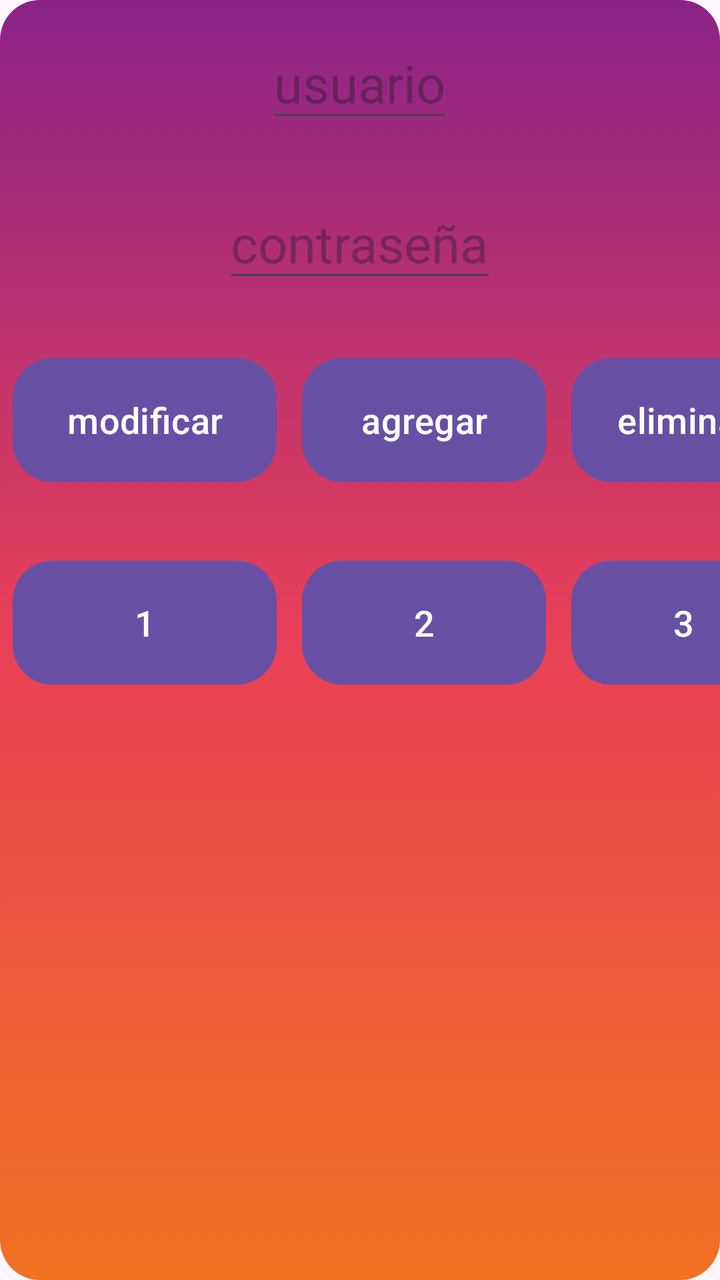
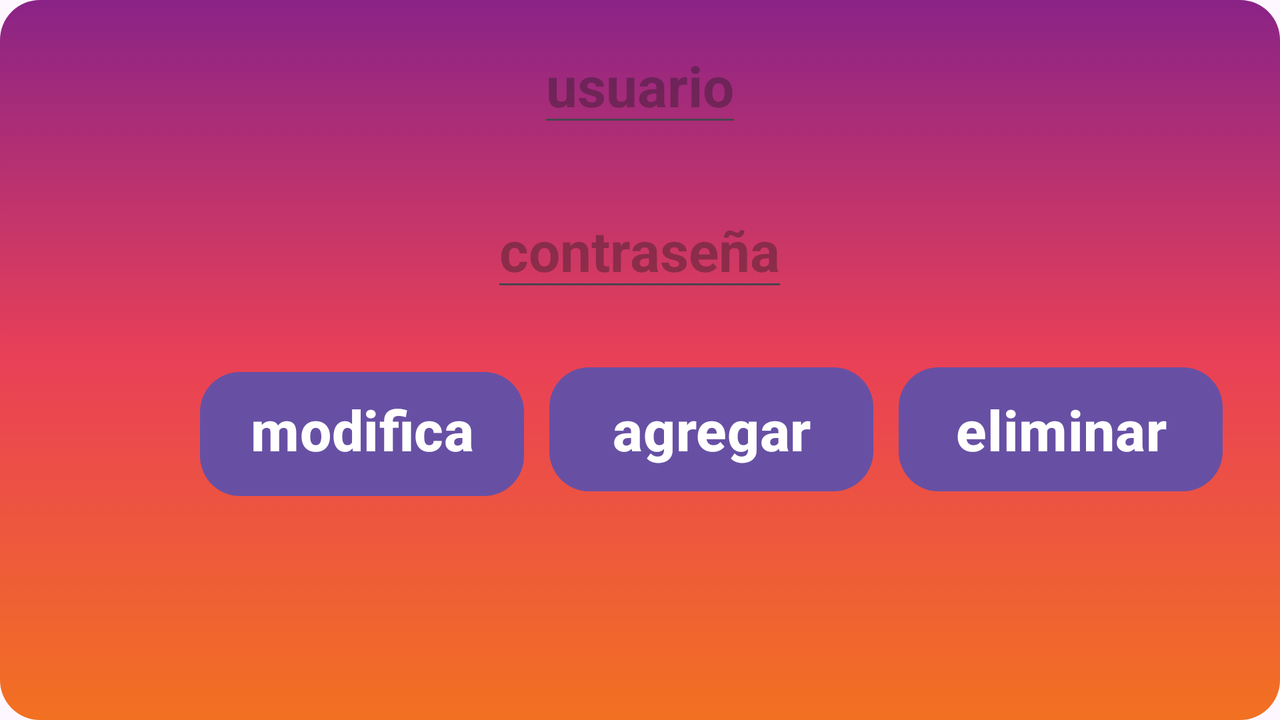

Compare how this app lays out the same screen by default and in its alternative resource folder. The renders come first, then the two layout files and the values they reference.
<!-- AndroidManifest.xml: application theme Theme.ControlDoméstico -->
<!-- res/layout/activity_main2.xml -->
<LinearLayout
    xmlns:android="http://schemas.android.com/apk/res/android"
    xmlns:app="http://schemas.android.com/apk/res-auto"
    android:layout_width="match_parent"
    android:background="@drawable/app"
    android:layout_height="match_parent"
    android:orientation="vertical">
    <RelativeLayout
        android:layout_width="match_parent"
        android:layout_height="wrap_content">

        <EditText
            android:id="@+id/usuario"
            android:layout_marginLeft="20px"
            android:layout_width="wrap_content"
            android:layout_height="wrap_content"
            android:layout_centerHorizontal="true"
            android:layout_marginTop="14dp"
            android:textSize="26sp"
            android:hint="usuario"/>

        <EditText
            android:id="@+id/contraseña"
            android:layout_below="@+id/usuario"
            android:layout_centerHorizontal="true"
            android:layout_width="wrap_content"
            android:layout_marginTop="28dp"
            android:layout_height="wrap_content"
            android:textSize="26sp"
            android:hint="contraseña"/>

    </RelativeLayout>
    <LinearLayout
        android:layout_marginTop="80px"
        android:layout_width="match_parent"
        android:layout_height="wrap_content"
        android:orientation="horizontal">

        <Button
            android:id="@+id/bt1"
            android:layout_width="132dp"
            android:layout_height="62dp"
            android:layout_margin="19px"
            android:text="modificar"
            android:background="@drawable/modificar"
            android:textSize="18sp" />

        <Button
            android:id="@+id/bt2"
            android:layout_width="122dp"
            android:layout_height="62dp"
            android:layout_margin="19px"
            android:text="agregar"
            android:padding="16px"
            android:background="@drawable/agregar"
            android:textColor="@color/white"
            android:textSize="18sp" />

        <Button
            android:id="@+id/bt3"
            android:layout_width="112dp"
            android:layout_height="62dp"
            android:layout_margin="19px"
            android:padding="16px"
            android:text="eliminar"
            android:background="@drawable/eliminar"
            android:textColor="@color/white"
            android:textSize="18sp" />

    </LinearLayout>

    <LinearLayout
        android:layout_marginTop="80px"
        android:layout_width="match_parent"
        android:layout_height="wrap_content"
        android:orientation="horizontal">

        <Button
            android:id="@+id/bt10"
            android:layout_width="132dp"
            android:layout_height="62dp"
            android:layout_margin="19px"
            android:text="1"
            android:background="@drawable/modificar"
            android:textSize="18sp" />

        <Button
            android:id="@+id/bt20"
            android:layout_width="122dp"
            android:layout_height="62dp"
            android:layout_margin="19px"
            android:text="2"
            android:padding="16px"
            android:background="@drawable/agregar"
            android:textColor="@color/white"
            android:textSize="18sp" />

        <Button
            android:id="@+id/bt30"
            android:layout_width="112dp"
            android:layout_height="62dp"
            android:layout_margin="19px"
            android:padding="16px"
            android:text="3"
            android:background="@drawable/eliminar"
            android:textColor="@color/white"
            android:textSize="18sp" />

    </LinearLayout>

</LinearLayout>
<!-- resources referenced by this layout -->
<resources>
  <color name="white">#FFFFFFFF</color>
  <!-- drawable agregar (drawable) -->
  <?xml version="1.0" encoding="utf-8"?>
  <shape xmlns:android="http://schemas.android.com/apk/res/android">
      <corners android:radius="20dp" />
      <solid android:color="@color/aceptar" />
  </shape>
  <!-- drawable app (drawable) -->
  <?xml version="1.0" encoding="utf-8"?>
  <selector xmlns:android="http://schemas.android.com/apk/res/android">
  
      <item>
          <shape android:shape="rectangle">
              <gradient
                  android:angle="50"
                  android:startColor="@color/morado"
                  android:centerColor="@color/vino"
                  android:endColor="@color/naranj"></gradient>
              <corners android:radius="20dp" />
          </shape>
      </item>
  </selector>
  <!-- drawable eliminar (drawable) -->
  <?xml version="1.0" encoding="utf-8"?>
  <shape xmlns:android="http://schemas.android.com/apk/res/android">
      <corners android:radius="20dp" />
      <solid android:color="@color/eliminar" />
  </shape>
  <!-- drawable modificar (drawable) -->
  <?xml version="1.0" encoding="utf-8"?>
  <shape xmlns:android="http://schemas.android.com/apk/res/android">
      <corners android:radius="20dp" />
      <solid android:color="@color/modificar" />
  </shape>
  <style name="Theme.ControlDoméstico" parent="Base.Theme.ControlDoméstico" />
  <color name="aceptar">#60F221</color>
  <color name="morado">#8A2387</color>
  <color name="vino">#E94057</color>
  <color name="naranj">#F27121</color>
  <color name="eliminar">#F22132</color>
  <color name="modificar">#6A21F2</color>
  <style name="Base.Theme.ControlDoméstico" parent="Theme.Material3.DayNight.NoActionBar">
          
          
      </style>
</resources>
<!-- res/layout-land/activity_main2.xml (the repository's variant of the layout above) -->
<!-- drawn on the phone turned sideways -->
<LinearLayout
    xmlns:android="http://schemas.android.com/apk/res/android"
    xmlns:app="http://schemas.android.com/apk/res-auto"
    android:layout_width="match_parent"
    android:layout_height="match_parent"
    android:background="@drawable/app"
    android:orientation="vertical">
    <RelativeLayout
        android:layout_width="match_parent"
        android:layout_height="wrap_content">

        <EditText
            android:textStyle="bold"
            android:id="@+id/usuario"
            android:layout_marginLeft="20px"
            android:layout_width="wrap_content"
            android:layout_height="wrap_content"
            android:layout_centerHorizontal="true"
            android:layout_marginTop="14dp"
            android:textSize="28sp"
            android:hint="usuario"/>

        <EditText
            android:id="@+id/contraseña"
            android:layout_below="@+id/usuario"
            android:layout_centerHorizontal="true"
            android:layout_width="wrap_content"
            android:layout_marginTop="28dp"
            android:layout_height="wrap_content"
            android:textSize="28sp"
            android:textStyle="bold"
            android:hint="contraseña"/>

    </RelativeLayout>
    <LinearLayout
        android:layout_marginTop="80px"
        android:layout_width="match_parent"
        android:layout_height="wrap_content"
        android:orientation="horizontal">

        <Button
            android:layout_marginLeft="100dp"
            android:layout_marginTop="19px"
            android:layout_marginRight="19px"
            android:layout_marginBottom="19px"
            android:textStyle="bold"
            android:id="@+id/bt1"
            android:layout_width="162dp"
            android:layout_height="62dp"
            android:text="modificar"
            android:background="@drawable/modificar"
            android:textSize="28sp" />

        <Button
            android:id="@+id/bt2"
            android:layout_width="162dp"
            android:layout_height="62dp"
            android:layout_margin="19px"
            android:text="agregar"
            android:background="@drawable/agregar"
            android:padding="16px"
            android:textStyle="bold"
            android:textColor="@color/white"
            android:textSize="28sp" />

        <Button
            android:id="@+id/bt3"
            android:layout_width="162dp"
            android:layout_height="62dp"
            android:layout_margin="19px"
            android:padding="16px"

            android:textStyle="bold"
            android:text="eliminar"
            android:background="@drawable/eliminar"
            android:textColor="@color/white"
            android:textSize="28sp" />

    </LinearLayout>

</LinearLayout>
